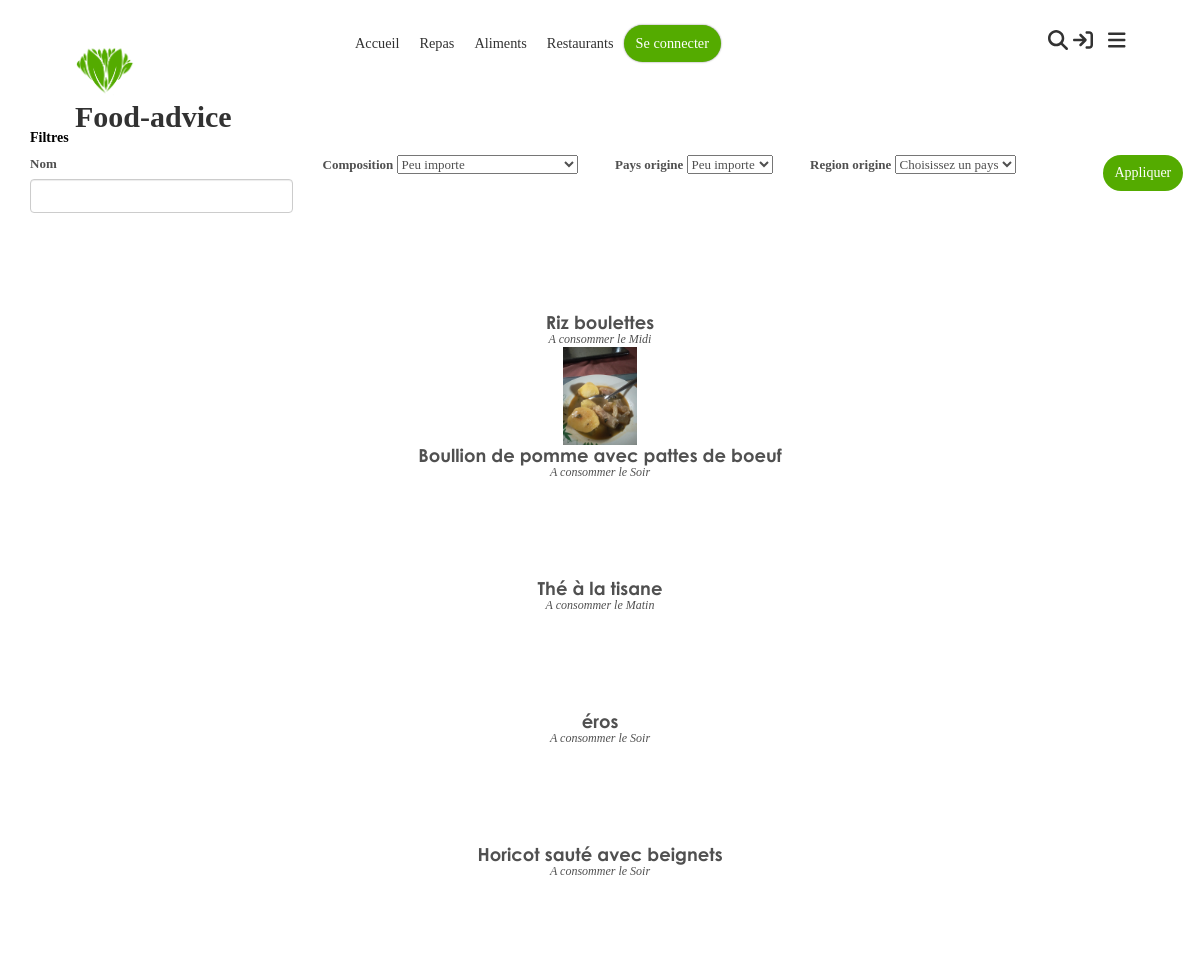
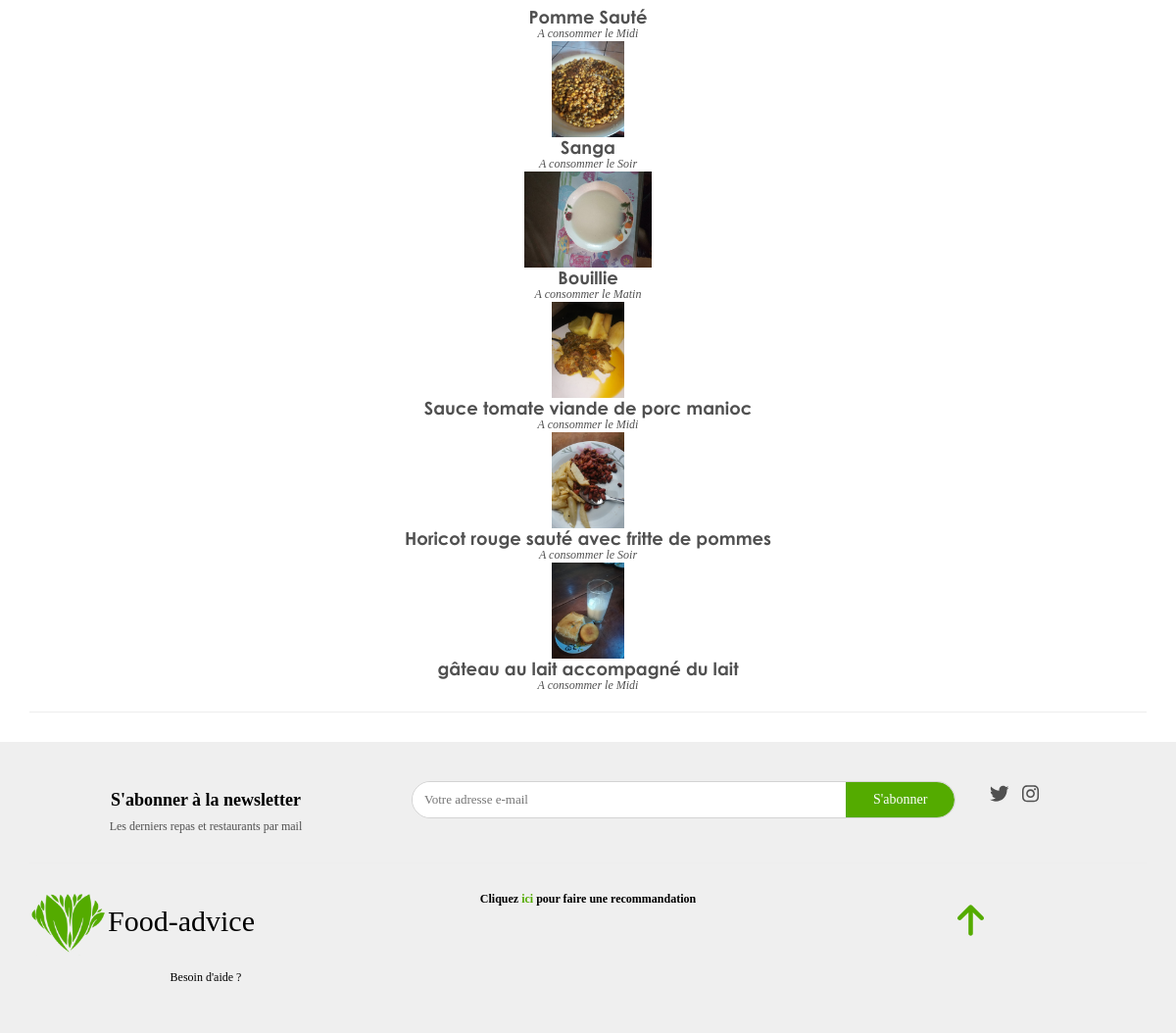
Screenshot of /repas/ with the database file from the repository (2 pictures, top to bottom).
### app/models.py (models this page shows, shortened)
class Evaluable(Commentable):
    class Meta:
        abstract = True

class Repas(Evaluable):
    image = models.FileField(upload_to="static/images/repas/", validators=[FileExtensionValidator(allowed_extensions=IMAGE_EXTENSIONS)])
    momentJournee = models.IntegerField(choices=MOMENTS_JOURNEE, null=True, blank = True, verbose_name="Moment de la journée", help_text="Moment habituel de consommation de ce repas")
    origine = models.ForeignKey(OrigineRepas, models.CASCADE, null=True, blank=True)

### app/views_foods.py (the view)
# urls.py: path("" , views_foods.list, name="foods-list"),
def list(request):
    paysOrigines = []
    originesRepas = OrigineRepas.objects.order_by("pays")
    for origineRepas in originesRepas:
        if not paysOrigines.__contains__(origineRepas.pays):
            paysOrigines.append(origineRepas.pays)
    return render(request, template_name="food/liste.html", context={
        "repass": Repas.objects.filter(approuve=True),
        "originesRepas": originesRepas,
        "paysOrigines": paysOrigines
    })

### app/custom_tags_filters.py (called while the page is built)
@register.simple_tag
def css(filePath):
    return mark_safe('<link rel="stylesheet" type="text/css" href="'+settings.STATIC_URL+filePath+'"/>')

@register.simple_tag
def js(filePath):
    return mark_safe('<script type="text/javascript" src="'+settings.STATIC_URL+filePath+'"></script>')

### app/user_session.py (called while the page is built)
def isUserConnected(session):
    return session.__contains__("user_id")

def getUser(session) -> Contributeur:
    if isUserConnected(session):
        try:
            return Contributeur.objects.get(id=session["user_id"])
        except Contributeur.DoesNotExist:
            disconnectUser(session)
            return None
    else:
        return None

### context_processors.py (called while the page is built)
def globals(request):
    return {
        'appUser':getUser(request.session)
    }

### templates/food/liste.html (shortened to what this page needs)
{% extends 'base.html' %}
{% block body %}
<div class="container mt-2" id="list">
    <h5 class="title">Filtres</h5>
    <div id="filtres" class="row">
        <div class="col-12 col-md-3">
            <label>Nom </label>
            <input type="text" id="filtre-nom"class="form-control" value="{{nom}}">
        </div>
        <div class="col-12 col-md-3">
            <label>Composition</label>
            <select id="filtre-composition" class="form-select">
                <option value="">Peu importe</option>
            </select>
        </div>
        <div class="col-12 col-md-2">
            <label>Pays origine</label>
            <select id="filtre-pays-origine" class="form-select">
                <option value="">Peu importe</option>
            </select>
        </div>
        <div class="col-12 col-md-3">
            <label>Region origine</label>
            <select id="filtre-region-origine" class="form-select">
                <option value="">Choisissez un pays</option>
            </select>
        </div>
        <div class="col-12 col-md-1 d-flex align-items-end">
            <button class="btn btn-primary" onclick="filter()">Appliquer</button>
        </div>
    </div>
    <div id="repass" class="row row-cols-3 row-cols-md-4">
        {% include "load/foods.html" with repass=repass %}
    </div>
    <hr>
</div>
{% endblock %}

### templates/macros/_food-little-presentation.html (shortened to what this page needs)
<a href="{% url 'show-food' repas.id %}" class="food food-little-presentation text-center" data-aos="zoom-in">
    <div class="image-div">
        <img src="/{{repas.image}}" alt="">
    </div>
    <h4 class="food-title">{{ repas.nom }}</h4>
    {% if repas.momentJournee != None %}
        <h5 class="moment-journee"><i>A consommer le {{ repas.get_momentJournee_display }}</i></h5>
    {% endif %}
</a>

### static/css/main.css (style rules this page uses)
:root { --primary:$primary-color; }
a { text-decoration: none; color: inherit; cursor: pointer; }
.btn { border-radius: 20px; padding: 8px 12px !important; border: none; }
.btn-primary { background: #54ab00; }
.food-little-presentation { margin: 5px 0; position: relative; }
.food-little-presentation .image-div { overflow: hidden; height: 100px; display: flex; justify-content: center; align-items: center; }
.food-little-presentation .image-div img { height: 98%; transition: all .3s ease; cursor: pointer; }
.food-little-presentation .food-title { font-size: 18px; font-family: "century gothic Bold"; margin: 0; }
.food-little-presentation .moment-journee { font-size: 12px; margin: 0; font-style: italic; }
body { font-size: 13px; color: #505050; margin: 0; padding: 0; overflow-x: hidden; width: 100% !important; font-family: "century gothic"; }
.title { font-family: "mayeka"; font-weight: bold; color: black; }

### rows the page displays
Repas: nom "Riz boulettes", momentJournee "Midi"
Repas: image (picture), nom "Boullion de pomme avec pattes de boeuf", momentJournee "Soir"
Repas: nom "Thé à la tisane", momentJournee "Matin"
Repas: nom "éros", momentJournee "Soir"
Repas: nom "Horicot sauté avec beignets", momentJournee "Soir"
Repas: nom "Pomme Sauté", momentJournee "Midi"
Repas: image (picture), nom "Sanga", momentJournee "Soir"
Repas: image (picture), nom "Bouillie", momentJournee "Matin"
Repas: image (picture), nom "Sauce tomate viande de porc manioc", momentJournee "Midi"
Repas: image (picture), nom "Horicot rouge sauté avec fritte de pommes", momentJournee "Soir"
Repas: image (picture), nom "gâteau au lait accompagné du lait", momentJournee "Midi"
